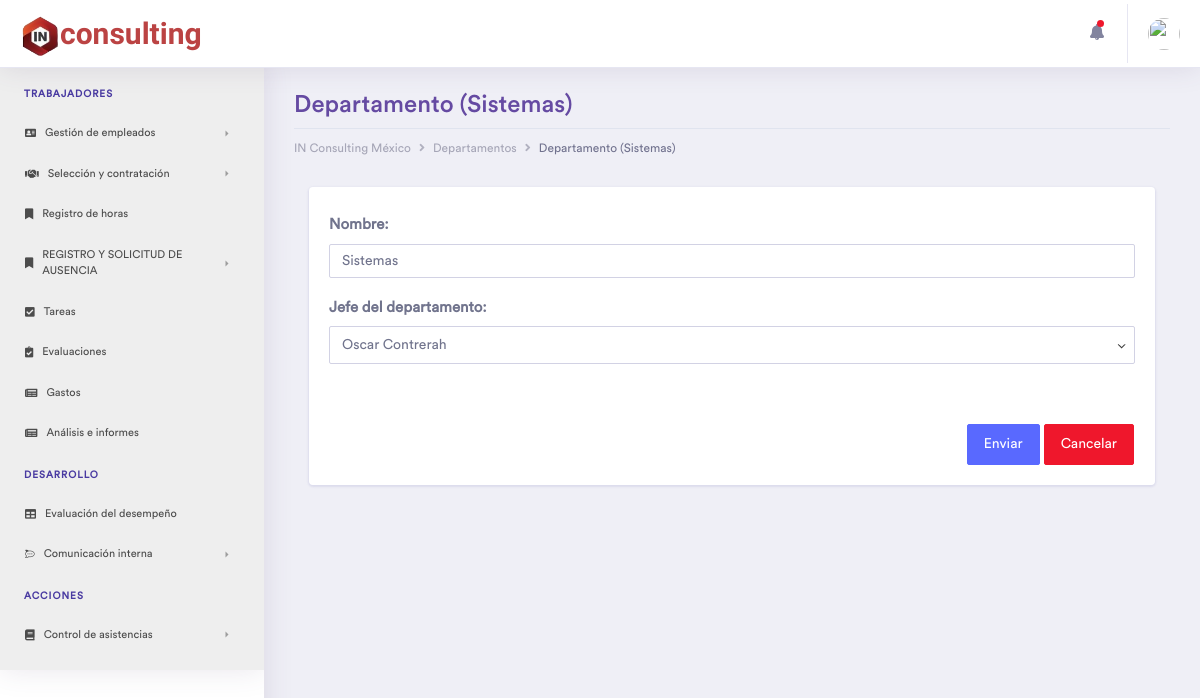
The app's page /EditarDepto&Edicion=1 (signed in) with its own data.
### tables this page shows
CREATE TABLE `departamentos` (
  `idDepartamentos` int(11) NOT NULL,
  `nameDepto` varchar(45) NOT NULL,
  `Empleados_idEmpleados` int(11) DEFAULT NULL,
  `status` int(11) NOT NULL DEFAULT 1
);

CREATE TABLE `emergencia` (
  `idEmergencia` int(11) NOT NULL,
  `nameEmer` varchar(50) NOT NULL,
  `parentesco` varchar(45) NOT NULL,
  `phoneEmer` varchar(15) NOT NULL,
  `Empleados_idEmpleados` int(11) NOT NULL
);

CREATE TABLE `empleados` (
  `idEmpleados` int(11) NOT NULL,
  `name` varchar(45) NOT NULL,
  `lastname` varchar(45) NOT NULL,
  `genero` varchar(1) NOT NULL,
  `fNac` date NOT NULL,
  `phone` varchar(15) NOT NULL,
  `email` varchar(45) NOT NULL,
  `password` text NOT NULL,
  `identificacion` varchar(45) NOT NULL,
  `CURP` varchar(20) NOT NULL,
  `NSS` varchar(15) NOT NULL,
  `RFC` varchar(15) NOT NULL,
  `street` varchar(45) NOT NULL,
  `numE` varchar(5) NOT NULL,
  `numI` varchar(5) DEFAULT NULL,
  `colonia` varchar(45) NOT NULL,
  `CP` varchar(8) NOT NULL,
  `municipio` varchar(30) NOT NULL,
  `estado` varchar(45) NOT NULL,
  `status` int(1) NOT NULL DEFAULT 1,
  `fecha_contratado` timestamp NOT NULL DEFAULT current_timestamp(),
  `cambio_password` int(11) NOT NULL DEFAULT 0
);

### controller/plantilla.controlador.php (called while the page is built)
<?php
Class ControladorPlantilla{
	public function ctrTraerPlantilla(){
		include "view/plantilla.php";
	}
}

### index.php (called while the page is built)
<?php
require_once "controller/plantilla.controlador.php";
require_once "controller/formularios.controlador.php";
require_once "model/formularios.modelo.php";
$plantilla = new ControladorPlantilla();
$plantilla -> ctrTraerPlantilla();

### controller/formularios.controlador.php (called while the page is built, shortened)
<?php
class ControladorFormularios{
	static public function ctrVerEmpleados($item, $valor){
		$tabla = "empleados";
		$respuesta = ModeloFormularios::mdlVerEmpleados($tabla, $item, $valor);
		return $respuesta;
	}
	static public function ctrVerDepartamentos($item, $valor){
		$tabla = "departamentos";
		$respuesta = ModeloFormularios::mdlVerDepartamentos($tabla, $item, $valor);
		return $respuesta;
	}
}

### model/conexion.php (called while the page is built)
<?php
class Conexion{
  static public function conectar(){
    $link = new PDO("mysql:host=localhost;dbname=inrh",
                  "root",
                  "");
    $link->exec("set names utf8");
    return $link;
  }
}

### model/formularios.modelo.php (called while the page is built, shortened)
<?php
require_once "conexion.php";
class ModeloFormularios{
	static public function mdlVerEmpleados($tabla, $item, $valor){
		if($item == null && $valor == null){
			$sql = "SELECT e.idEmpleados, e.name, e.lastname, e.genero, e.fNac, e.phone, e.email, e.identificacion, e.NSS, e.RFC, e.street, e.numE, e.numI, e.colonia, e.CP, e.estado, e.municipio, e.fecha_contratado, e.status, m.nameEmer, m.parentesco, m.phoneEmer
			FROM empleados e
			INNER JOIN emergencia m ON e.idEmpleados = m.Empleados_idEmpleados WHERE status = 1 ORDER BY idEmpleados DESC;";
			$stmt = Conexion::conectar()->prepare($sql);
			$stmt->execute();
			return $stmt -> fetchAll();
		}
		else{
			$stmt = Conexion::conectar()->prepare("SELECT e.idEmpleados, e.name, e.lastname, e.genero, e.fNac, e.phone, e.email, e.password, e.identificacion, e.NSS, e.RFC, e.street, e.numE, e.numI, e.colonia, e.CP, e.estado, e.municipio, e.fecha_contratado, e.status, m.nameEmer, m.parentesco, m.phoneEmer
				FROM empleados e
				INNER JOIN emergencia m ON e.idEmpleados = m.Empleados_idEmpleados
				WHERE $item = :$item");
			$stmt->bindParam(":".$item, $valor, PDO::PARAM_STR);
			$stmt->execute();
			return $stmt -> fetch();
		}
	}
	static public function mdlVerDepartamentos($tabla, $item, $valor){
		if ($item == null && $valor == null) {
			$sql = "SELECT * FROM departamentos WHERE status = 1 ORDER BY idDepartamentos;";
			$stmt = Conexion::conectar()->prepare($sql);
			$stmt->execute();
			return $stmt -> fetchAll();
		}
		else{
			$sql = "SELECT * FROM $tabla WHERE $item = :$item";
			$stmt = Conexion::conectar()->prepare($sql);
			$stmt->bindParam(":".$item, $valor, PDO::PARAM_STR);
			$stmt->execute();
			return $stmt -> fetch();
		}
	}
}

### view/pages/EditarDepto.php (the view, shortened to what this page needs)
<?php
$datos = ControladorFormularios::ctrVerDepartamentos("idDepartamentos",$_GET['Edicion']);
if ($datos['Empleados_idEmpleados']!=0) {
	$empleadoDpto = ControladorFormularios::ctrVerEmpleados("idEmpleados", $datos['Empleados_idEmpleados']);
}
?>
<div class="container-fluid dashboard-content ">
	<div class="row">
		<div class="col-xl-12 col-lg-12 col-md-12 col-sm-12 col-12">
			<div class="page-header">
				<h2 class="pageheader-title">Departamento (<?php echo $datos['nameDepto']; ?>)</h2>
				<div class="page-breadcrumb">
					<nav aria-label="breadcrumb">
						<ol class="breadcrumb">
							<li class="breadcrumb-item"><a href="Inicio" class="breadcrumb-link">IN Consulting México</a></li>
							<li class="breadcrumb-item" aria-current="page"><a href="Departamento" class="breadcrumb-link">Departamentos</a></li>
							<li class="breadcrumb-item active" aria-current="page">Departamento (<?php echo $datos['nameDepto']; ?>)</li>
						</ol>
					</nav>
				</div>
			</div>
		</div>
	</div>
<div class="container">
	<div class="card">
		<div class="card-body">
			<form method="POST">
				<div class="form-group">
					<label for="name" class="col-form-label font-weight-bold">Nombre:</label>
					<input type="text" class="form-control" id="name" name="name" value="<?php echo $datos['nameDepto']; ?>" required>
				</div>
				<div class="form-group">
					<label for="jefe" class="col-form-label font-weight-bold">Jefe del departamento:</label>
					<select class="form-control" id="jefe" name="jefe">
							<?php if ($datos['Empleados_idEmpleados'] != 0): ?>
							<option value="<?php echo $datos['Empleados_idEmpleados']; ?>" selected>
								<?php echo ucwords(strtolower($empleadoDpto['name']." ".$empleadoDpto['lastname'])); ?>
							</option>
							<?php endif ?>
					</select>
				</div>
				<div class="row mt-5 rounded float-right">
					<div class="text-center">
						<button type="submit" name="accion" class="btn btn-primary mr-1" value="<?php echo $_GET['Edicion'] ?>">Enviar</button>
					</div>
					<div class="text-center">
						<a href="Departamento" class="btn btn-danger mr-3">Cancelar</a>
					</div>
				</div>
			</form>
		</div>
	</div>
</div>
	</div>
</div>

### records on screen
departamentos: nameDepto "Sistemas", name "Sistemas", jefe "Oscar Contrerah"
